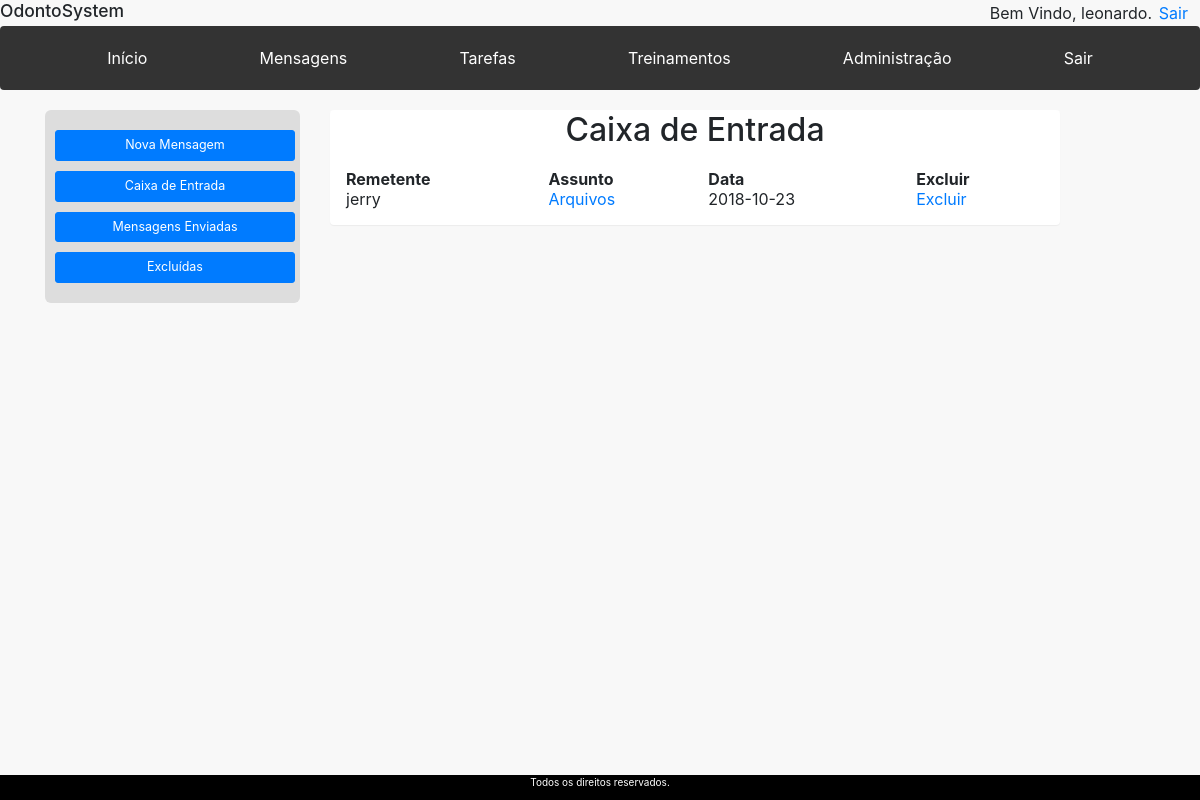
Screenshot of /view/Mensagem/caixa_entrada.php (signed in) with the database file from the repository.
### tables this page shows
CREATE TABLE `mensagem` (
  `id_mensagem` int(11) NOT NULL,
  `mensagem` varchar(45) NOT NULL,
  `data` date DEFAULT NULL,
  `id_funcionario_remetente` int(11) NOT NULL,
  `id_funcionario_destinatario` int(11) NOT NULL,
  `excluido` int(11) DEFAULT NULL,
  `assunto` varchar(45) NOT NULL,
  `visualizado` int(11) DEFAULT NULL
);

CREATE TABLE `funcionario` (
  `id_funcionario` int(11) NOT NULL,
  `nome` varchar(45) NOT NULL,
  `cpf` varchar(45) NOT NULL,
  `endereco` varchar(45) NOT NULL,
  `id_cargo` int(11) NOT NULL,
  `sexo` varchar(45) NOT NULL,
  `senha` varchar(10) NOT NULL,
  `ativo` int(11) DEFAULT NULL
);

### model/Mensagem.php (called while the page is built, shortened)
<?php
class Mensagem {
	public function listAll($id_funcionario_destinatario) {
		$conn = Banco::connect();
		$stmt = $conn->prepare("SELECT * FROM Mensagem WHERE excluido = 0 and id_funcionario_destinatario = :id_funcionario_destinatario ORDER BY data DESC");
		$stmt->bindParam(":id_funcionario_destinatario", $id_funcionario_destinatario);
		$stmt->execute();
		$results = $stmt->fetchAll(PDO::FETCH_ASSOC);
		return $results;
	}
	public static function returnNomeById($id_funcionario) {
		$conn = Banco::connect();
		$stmt = $conn->prepare("SELECT nome FROM Mensagem, Funcionario WHERE id_funcionario = :id_funcionario");
		$stmt->bindParam(":id_funcionario", $id_funcionario);
		$stmt->execute();
		$results = $stmt->fetchAll(PDO::FETCH_ASSOC);
		return $results[0]['nome'];
	}
}
?>

### controller/MensagemController.php (called while the page is built, shortened)
<?php
require_once($_SERVER['DOCUMENT_ROOT'] . "/OdontoSystem/model/Mensagem.php");
class MensagemController {
	public function listAll() {
		$mensagem = new Mensagem();
		$msgs = $mensagem->listAll($_SESSION['id_funcionario']);
		return $msgs;
	}
	public function returnNomeById($id_funcionario) {
				$nome = Mensagem::returnNomeById($id_funcionario);
		return $nome;
	}
}
?>

### view/Mensagem/caixa_entrada.php (the view, shortened to what this page needs)
<?php
require_once($_SERVER['DOCUMENT_ROOT'] . "/OdontoSystem/controller/MensagemController.php");
require_once("../header.php");
$mensagemcontroller = new MensagemController();
$msgs = $mensagemcontroller->listAll();
?>
<body>
    <div class="container">
        <div class="row">
            <div class="col-lg-3">
                <div class="panel-body backgroundMenuSide">
                    <p>
                        <a href="/OdontoSystem/view/Mensagem/nova_mensagem.php" class="btn btn-primary btn-lg botao menuSide">Nova Mensagem</a><br>
                        <a href="/OdontoSystem/view/Mensagem/caixa_entrada.php" class="btn btn-primary btn-lg botao menuSide">Caixa de Entrada</a><br>
                        <a href="/OdontoSystem/view/Mensagem/mensagens_enviadas.php" class="btn btn-primary btn-lg botao menuSide">Mensagens Enviadas</a><br>
                        <a href="/OdontoSystem/view/Mensagem/mensagens_excluidas.php" class="btn btn-primary btn-lg botao menuSide">Excluídas</a>
                     </p>
                </div>
            </div>
            <div class="col-lg-8">
                <div class="panel">
                    <div class="panel-heding">
                       <h3 class="title"> Caixa de Entrada </h3>
                    </div>
                    <div class="panel-body">
                        <table style="width:100%">
                          <tr>
                          <th> Remetente </th>
                          <th> Assunto </th>
                          <th> Data </th>
                          <th> Excluir </th>
                          </tr>
                        <?php
                            foreach ($msgs as $key => $value) {
                                $nome_remetente = $mensagemcontroller->returnNomeById($value['id_funcionario_remetente']);
                                $id_mensagem = $value['id_mensagem'];
                                $data = $value['data'];
                                if ($value['visualizado'] == 0) {
                                    echo "<tr bgcolor='#b2e8b2'><td> ". $nome_remetente . " </td> <td> <a href='/OdontoSystem/view/Mensagem/visualizar_mensagem.php?id=$id_mensagem'>" . $value['assunto'] ." </a><br></td><td>$data</td> <td><a href='/OdontoSystem/view/Mensagem/caixa_entrada.php?id_excluir=$id_mensagem'>Excluir</a> </td> </th>";
                               }
                               else if ($value['visualizado'] == 1) {
                                     echo "<tr><td> ". $nome_remetente . " </td> <td> <a href='/OdontoSystem/view/Mensagem/visualizar_mensagem.php?id=$id_mensagem'>" . $value['assunto'] ." </a><br></td><td>$data</td> <td><a href='/OdontoSystem/view/Mensagem/caixa_entrada.php?id_excluir=$id_mensagem'>Excluir</a> </td>  </th>";
                               }
                            }
                        ?>
                    </div>
                </div>
            </div>
        </div>
    </div>
</body>
<?php
	require_once("../footer.php");
?>
</html>

### resources/css/sb-admin-2.css (style rules this page uses)
body { background-color: #f8f8f8; }

### resources/css/layoutcss.css (style rules this page uses)
.menuSide { width: 30vh; margin-top: 10px; }
.backgroundMenuSide { background-color: #ddd; padding: 10px; border-radius: 6px 6px 6px 6px; text-align: center; }
.title { font-size: 4vh; font-weight: 500; text-align: center; }

### rows the page displays
mensagem: id_funcionario_remetente.nome "jerry", assunto "Arquivos", data "2018-10-23"

### other values shown
$_SESSION['nome'] "leonardo"
